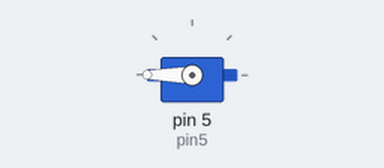
The sketch below on a simulated Arduino Uno, built with avr-gcc and run on an emulated ATmega328P. Shown: servo.

Above: at 0.05 s.
Timing chart, 0 to 4.6 s (numbered marks = the images above):
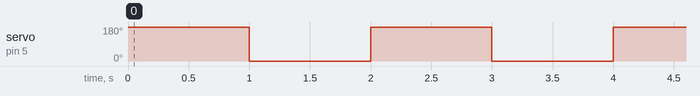

The sketch:

Main.ino
```cpp
// Created by: Jaden Plugowsky
// Created on: Oct 2023
//
// This is a servo-controlling circuit.

#include <Servo.h>

Servo servoNumber1;

int pin5 = 5;

void setup()
{
    // This sets up servo pins
    servoNumber1.attach(pin5);
    servoNumber1.write(0); // Default servo position
}

void loop()
{
    servoNumber1.write(180); // 180 degrees
    delay(1000); // Wait for 1000 millisecond(s)
    servoNumber1.write(0); // 0 degrees
    delay(1000); // Wait for 1000 millisecond(s)
}
```

Measured:
- by itself, servo on pin 5 (pin5): alternates 180° for 1.0 s and 0° for 1.0 s
